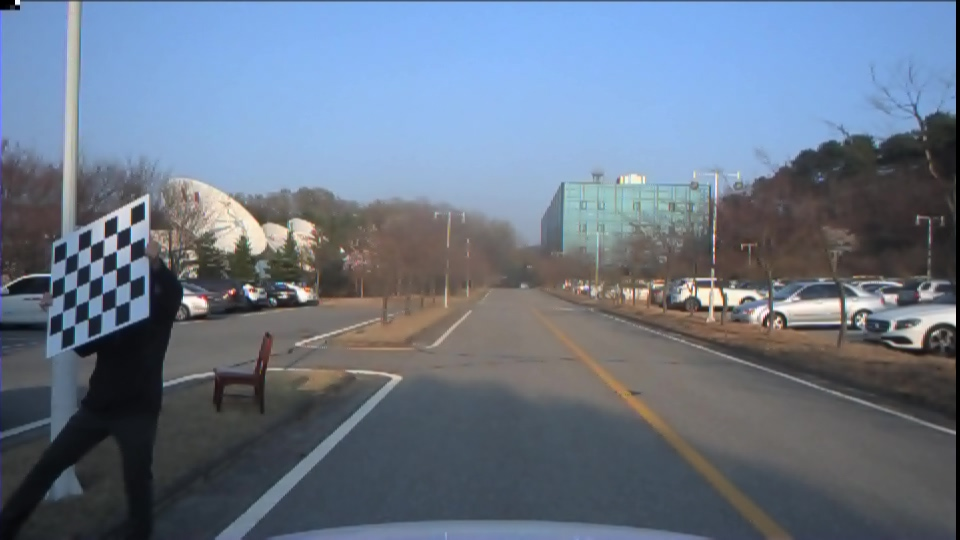
//> input picture parking.jpg, 960 x 540 px
$ ./main   (built with g++ and OpenCV 4)
//> lines starting //> are read from the running program, lines starting //| are printed output that depends on the picture; after the words box and inside, x2 and y2 are one past the last pixel; in counts of white or black regions, pixels touching at a corner belong together
#include <iostream>
#include <cmath>
#include <opencv2/opencv.hpp>            // C++

const double PI = 3.14159265358979f;
int wheelBase = 2845; // 축거(mm)
int tread = 1614;  // 윤거(mm)

using namespace cv;

static void on_tracker(int, void*) {
}

int main() {
    static Scalar RED(0, 0, 255);
    static Scalar BLUE(255, 0, 0);

    Mat srcImg = imread("parking.jpg");
//> srcImg is the input picture: 540 rows x 960 cols, CV_8UC3; mean B, G, R 135.1, 117.5, 104.7
    Mat dstImg;    // undistorted img
    Mat dstWarpImg;
    if (srcImg.empty()) { return -1; }

    namedWindow("image");

    createTrackbar("degree+540", "image", 0, 1080, on_tracker);
    createTrackbar("line ratio", "image", 0, 3, on_tracker);
    createTrackbar("wheelBase", "image", 0, 5000, on_tracker);
    createTrackbar("tread", "image", 0, 2000, on_tracker);

    setTrackbarPos("degree+540", "image", 540);
    setTrackbarPos("line ratio", "image", 3);
    setTrackbarPos("wheelBase", "image", 2845);
    setTrackbarPos("tread", "image", 1614);

    int w = srcImg.cols;
//> w = 960
    int h = srcImg.rows;
//> h = 540

    double intrinsicMtx[3][3] = {
            {680.028000, 0.000000,   502.443000},
            {0.000000,   678.789000, 267.333000},
            {0.000000,   0.000000,   1.000000}
    };
    Mat mtxMat(Size(3, 3), CV_64FC1, intrinsicMtx);

    double dist[4] = { -0.000989, 0.000000, 0.000000, 0.000000 };
    Mat distMat(Size(1, 4), CV_64FC1, dist);

    // matrix for set line =======================================================================
    double x1 = 0.0, x2 = w, x3 = w * 0.3 + 130, x4 = w * 0.6 + 5;
//> x2 = 960; x3 = 418; x4 = 581
    double x_1 = x1, x_2 = x2, x_3 = 0.0, x_4 = w;
//> x_2 = 960; x_4 = 960
    double y1 = 0.0, y2 = 0.0, y3 = h, y4 = h;
//> y3 = 540; y4 = 540
    double y_1 = h * 0.6, y_2 = h * 0.6, y_3 = y3, y_4 = y4;
//> y_1 = 324; y_2 = 324; y_3 = 540; y_4 = 540

    Point2f pts1[4], pts2[4];

    pts1[0] = Point2f(x1, y1);
    pts1[1] = Point2f(x2, y2);
    pts1[2] = Point2f(x3, y3);
    pts1[3] = Point2f(x4, y4);

    pts2[0] = Point2f(x_1, y_1);
    pts2[1] = Point2f(x_2, y_2);
    pts2[2] = Point2f(x_3, y_3);
    pts2[3] = Point2f(x_4, y_4);

    Mat M1 = getPerspectiveTransform(pts2, pts1);	// warp
    Mat M2 = getPerspectiveTransform(pts1, pts2);

    undistort(srcImg, dstImg, mtxMat, distMat);
    warpPerspective(dstImg, dstWarpImg, M1, Size(w, h));
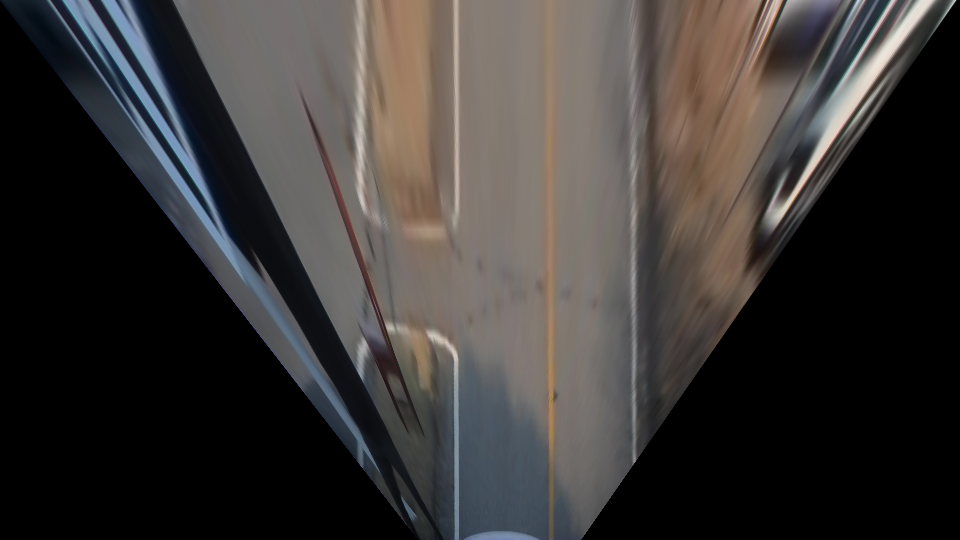
//> dstWarpImg: 540 rows x 960 cols, CV_8UC3; mean B, G, R 53.7, 55.3, 58.6
    // ===========================================================================================

    // different each picture
    int center = int(round(((w * 0.3 + 170) + (w * 0.6 - 25)) / 2));
//> center = 505
    int roadWidth = int(round((w * 0.6 - 25) - (w * 0.3 + 170)));
//> roadWidth = 93

    int circle1_r;
    int circle2_r;
    int circle3_r;

    int boxX = w / 2;
    int boxY = h / 2;
    Rect roi(boxX, boxY, 60, 60);

    while (true) {
        int pos = getTrackbarPos("degree+540", "image") - 540;
        int lineLengthRatio = getTrackbarPos("line ratio", "image");
        double steeringPos = pos / 15.4;
        double rad = steeringPos * PI / 180;
        double r = 0;

        wheelBase = getTrackbarPos("wheelBase", "image");
        tread = getTrackbarPos("tread", "image");

        Mat drawing(540, 960, CV_8UC3, Scalar(0, 0, 0));
        Mat drawingWarp;
        Mat imgResult;

        if (pos == 0) {
            line(drawing, Point(round(w * 0.3 + 170), round(h * 0.05)), Point(round(w * 0.3 + 170), h), RED, 1);
            line(drawing, Point(center, round(h * 0.05)), Point(center, h), BLUE, 1);
//> drawing: 540 rows x 960 cols, CV_8UC3; mean B, G, R 0.3, 0, 0.3
            line(drawing, Point(round(w * 0.6 - 25), round(h * 0.05)), Point(round(w * 0.6 - 25), h), RED, 1);
//> drawing: 540 rows x 960 cols, CV_8UC3; mean B, G, R 0.3, 0, 0.5
            line(drawing, Point(round(w * 0.3 + 170), round(h * 0.05)), Point(round(w * 0.6 - 25), round(h * 0.05)), RED, 1);
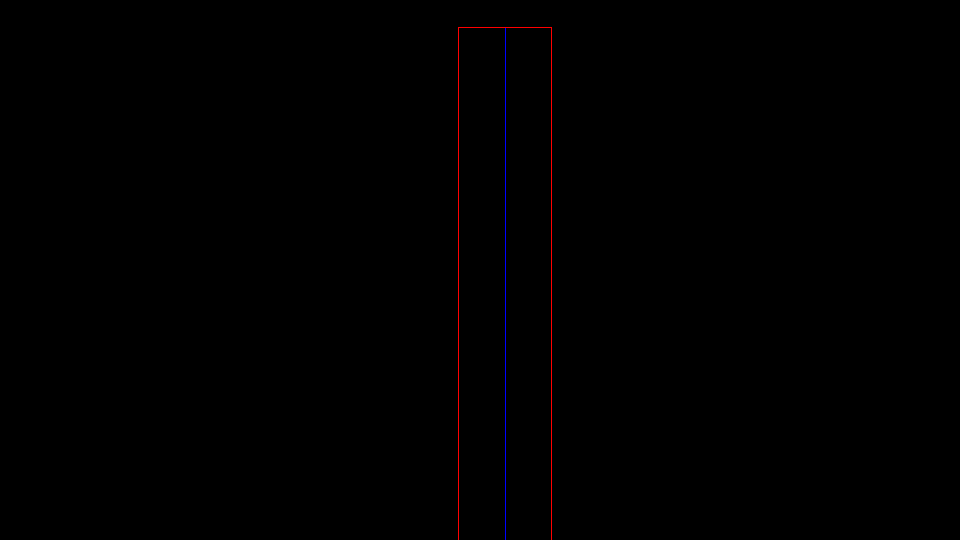
//> drawing: 540 rows x 960 cols, CV_8UC3; mean B, G, R 0.3, 0, 0.5

            // inside guide line
            for (int y = 0; y < drawing.rows; ++y) {
                for (int x = 0; x < drawing.cols; ++x) {
                    if (x > round(w * 0.3 + 170) && x < round(w * 0.6 - 25)) {
                        line(drawing, Point(x, y), Point(x, y), BLUE, 1);
                    }
                }
            }
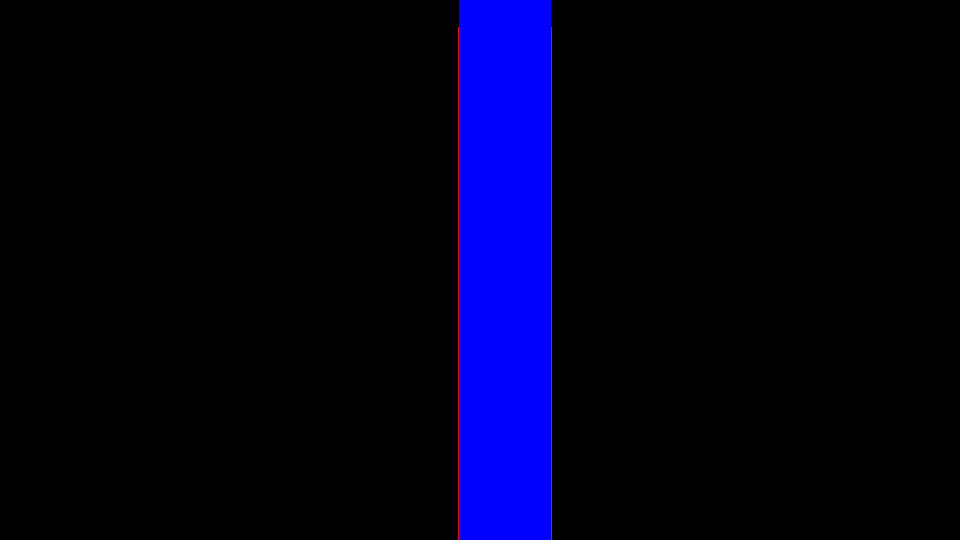
//> drawing: 540 rows x 960 cols, CV_8UC3; 9.48% of pixels changed, all inside (x1, y1, x2, y2) = (459, 0, 551, 540)
        }
        else if (0 < pos) {
            r = (wheelBase / sin(rad) * cos(rad) + tread / 2 - 160) * (0.06);
            circle1_r = round(abs(r + round(roadWidth / 2)));  // left arc
            circle2_r = round(abs(r));
            circle3_r = round(abs(r - round(roadWidth / 2)));  // right arc

            x1 = center + round(r) - round(cos(rad * lineLengthRatio) * circle1_r);
            y1 = round(h - abs(sin(rad * lineLengthRatio)) * circle1_r);
            x2 = center + round(r) - round(cos(rad * lineLengthRatio) * circle3_r);
            y2 = round(h - abs(sin(rad * lineLengthRatio)) * circle3_r);

            ellipse(drawing, Point(round(center + r), h), Point(circle1_r, circle1_r), 0, 180, 180 + ceil(steeringPos * lineLengthRatio), RED, 1, LINE_AA);
            ellipse(drawing, Point(round(center + r), h), Point(circle2_r, circle2_r), 0, 180, 180 + ceil(steeringPos * lineLengthRatio), BLUE, 1, LINE_AA);
            ellipse(drawing, Point(round(center + r), h), Point(circle3_r, circle3_r), 0, 180, 180 + ceil(steeringPos * lineLengthRatio), RED, 1, LINE_AA);
            line(drawing, Point(x1, y1), Point(x2, y2), RED, 1);

            // inside guide line
            for (int y = 0; y < drawing.rows; ++y) {
                for (int x = 0; x < drawing.cols; ++x) {
                    if (pow((r + center - x), 2) + pow(h - y, 2) < pow(circle1_r, 2) && pow((r + center - x), 2) + pow(h - y, 2) > pow(circle3_r, 2)) {
                        line(drawing, Point(x, y), Point(x, y), BLUE, 1);
                    }
                }
            }
        }
        else if (pos < 0) {
            r = (wheelBase / sin(rad) * cos(rad) - tread / 2 + 160) * 0.06;
            circle1_r = round(abs(r + round(roadWidth / 2)));  // left arc
            circle2_r = round(abs(r));
            circle3_r = round(abs(r - round(roadWidth / 2)));  // right arc

            x1 = center + round(r) + round(cos(rad * lineLengthRatio) * circle1_r);
            y1 = round(h - abs(sin(rad * lineLengthRatio)) * circle1_r);
            x2 = center + round(r) + round(cos(rad * lineLengthRatio) * circle3_r);
            y2 = round(h - abs(sin(rad * lineLengthRatio)) * circle3_r);

            ellipse(drawing, Point(round(center + r), h), Point(circle1_r, circle1_r), 0, 0, floor(steeringPos * lineLengthRatio), RED, 1, LINE_AA);
            ellipse(drawing, Point(round(center + r), h), Point(circle2_r, circle2_r), 0, 0, floor(steeringPos * lineLengthRatio), BLUE, 1, LINE_AA);
            ellipse(drawing, Point(round(center + r), h), Point(circle3_r, circle3_r), 0, 0, floor(steeringPos * lineLengthRatio), RED, 1, LINE_AA);
            line(drawing, Point(x1, y1), Point(x2, y2), RED, 1);

            // inside guide line
            for (int y = 0; y < drawing.rows; ++y) {
                for (int x = 0; x < drawing.cols; ++x) {
                    if (pow((x - (r + center)), 2) + pow(h - y, 2) > pow(circle1_r, 2) && pow((x - (r + center)), 2) + pow(h - y, 2) < pow(circle3_r, 2)) {
                        line(drawing, Point(x, y), Point(x, y), BLUE, 1);
                    }
                }
            }
        }

        warpPerspective(drawing, drawingWarp, M2, Size(w, h));

        // check box =======================================================================
        Mat checkBox = drawingWarp(roi);

        if (drawingWarp.at<Vec3b>(boxY + 60, boxX + 30) == Vec3b(0, 0, 0)) {
            checkBox = Scalar(0, 255, 0);
        }
        else {
            checkBox = RED;
        }
        // =================================================================================

        addWeighted(drawingWarp, 1, dstImg, 1, 0, drawingWarp);
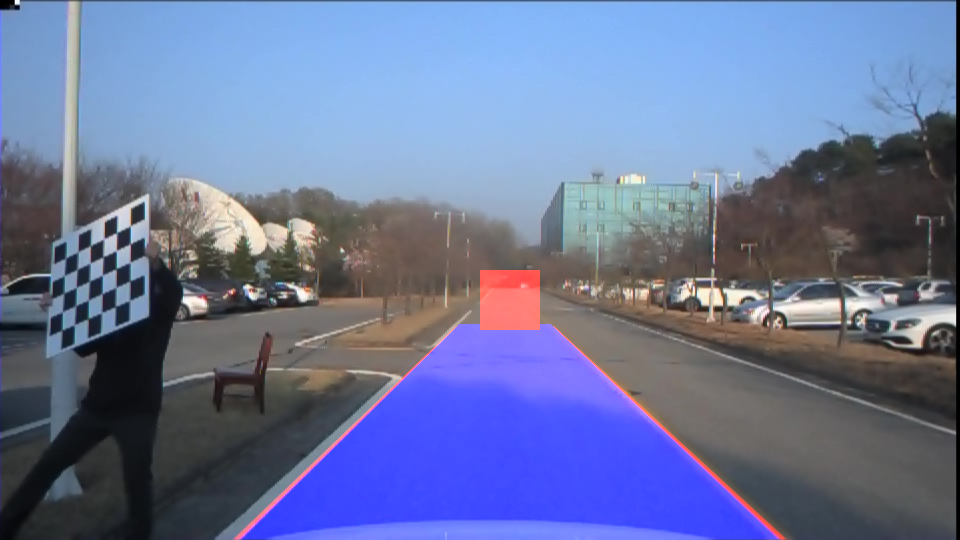
//> drawingWarp: 540 rows x 960 cols, CV_8UC3; mean B, G, R 155.6, 117.5, 106.2
        addWeighted(drawing, 1, dstWarpImg, 1, 0, drawing);
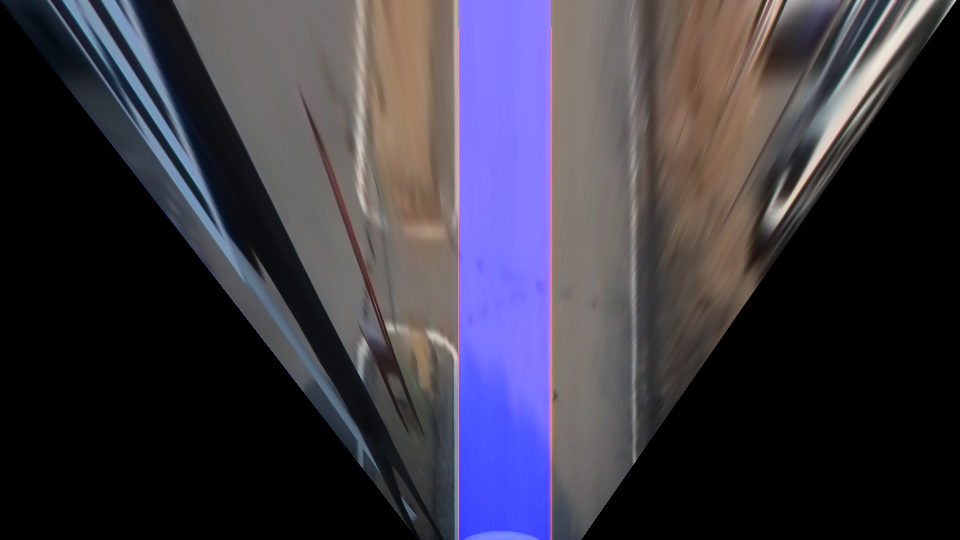
//> drawing: 540 rows x 960 cols, CV_8UC3; mean B, G, R 67.8, 55.3, 58.8

        hconcat(drawingWarp, drawing, imgResult);
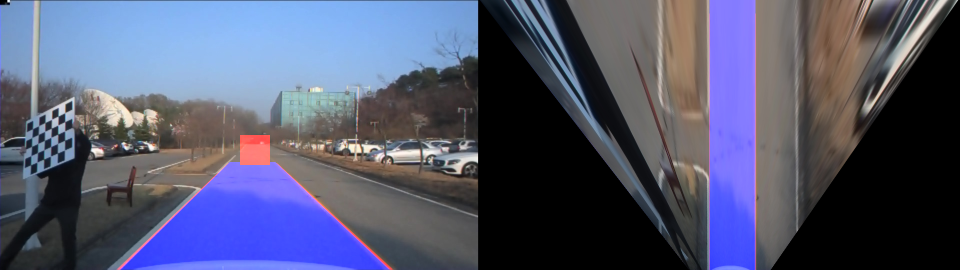
//> imgResult: 540 rows x 1920 cols, CV_8UC3 (shown at 1/2 size); mean B, G, R 111.7, 86.4, 82.5
        imshow("image", imgResult);

        if (waitKey(1) == 27)
//> the Esc key is pressed
            break;
    }
}
